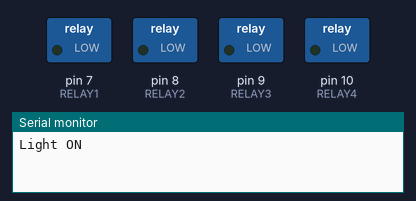
Bench run of a sketch on a simulated Arduino Uno, built with avr-gcc and run on an emulated ATmega328P. Parts: switched loads named in the sketch (green lamp = pin HIGH), the last lines printed to the serial monitor.

Above: at 1.0 s.
At 3.0 s:
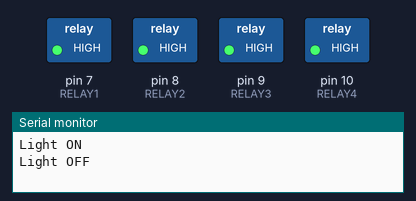
Timing chart, 0 to 5.2 s (numbered marks = the images above):
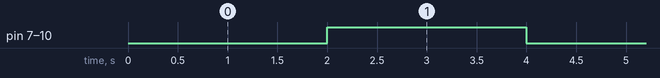

Measured:
- by itself, pin 7 (RELAY1), pin 8 (RELAY2), pin 9 (RELAY3), pin 10 (RELAY4): alternates HIGH for 2.0 s and LOW for 2.0 s

The sketch:

relay_test.ino
```cpp
#define RELAY1  7
#define RELAY2  8
#define RELAY3  9
#define RELAY4  10


void setup() {
    Serial.begin(9600);
    pinMode(RELAY1, OUTPUT);
    pinMode(RELAY2, OUTPUT);
    pinMode(RELAY3, OUTPUT);
    pinMode(RELAY4, OUTPUT);
}


void loop() {
   digitalWrite(RELAY1,0);           // Turns ON Relays 1
   digitalWrite(RELAY2,0);
   digitalWrite(RELAY3,0);
   digitalWrite(RELAY4,0);
   Serial.println("Light ON");
   delay(2000);                                      // Wait 2 seconds

   digitalWrite(RELAY1,1);          // Turns Relay Off
   digitalWrite(RELAY2,1);
   digitalWrite(RELAY3,1);
   digitalWrite(RELAY4,1);
   Serial.println("Light OFF");
   delay(2000);
}
```
